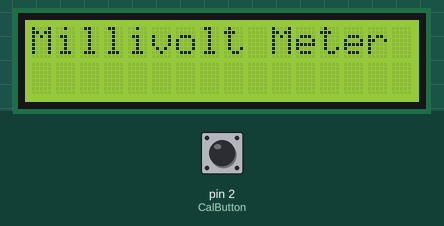
Simulated run of this sketch. Board: Arduino Nano, built with avr-gcc and run on an emulated ATmega328P. On the bench: 16×2 character LCD. Inputs (shaded band) come from the test bench; at power-on: pin 2 (CalButton) LOW.

Above: at 3.1 s.
At 5.3 s:
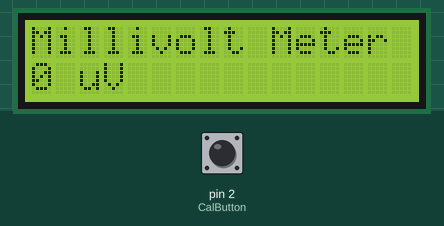
5.4 s: pin 2 (CalButton) pulled HIGH for 0.9 s
At 6.7 s:
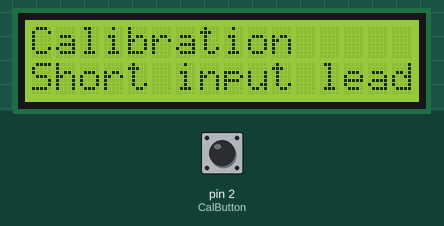
At 8.7 s:
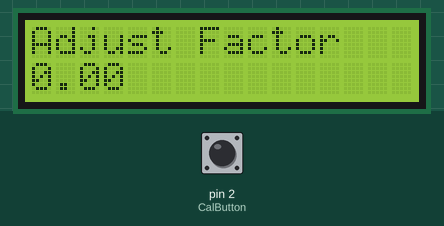
9.9 s: pin 2 (CalButton) pulled HIGH for 3.2 s
Timing chart, 0 to 12.9 s (numbered marks = the images above; inputs shaded):
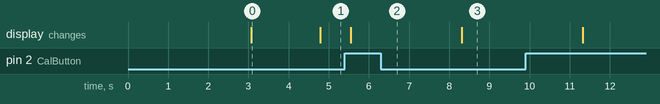

Measured:
- after the input at 5.4 s, the display: changes after 0.15 s (image 2)
- what the display in image 0 shows lasts 1.7 s, from 3.1 s to 4.8 s

The sketch:

LTC2400_voltmeter_software_ver3.ino
```cpp
//SCULLCOM HOBBY ELECTRONICS
//MILLIVOLT METER USING LTC2400 24bit ADC CHIP
//Software version 3.00
//4.096 volt precision reference (ADR4540)
//
// LCD RS pin to digital pin 8
// LCD Enable pin to digital pin 7
// LCD D4 pin to digital pin 6
// LCD D5 pin to digital pin 5
// LCD D6 pin to digital pin 4
// LCD D7 pin to digital pin 3
// LCD R/W pin connect to ground

//LTC2400 SCK to digital pin 13
//LTC2400 SDO to digital pin 12
//LTC2400 CS  to digital pin 10

//Calibration button to digital pin 2

#include <SPI.h>                         //include SPI library (Serial Peripheral Interface)
#include <LiquidCrystal.h>               //include LCD library


LiquidCrystal lcd(8, 7, 6, 5, 4, 3);     //initialize the library with the numbers of the interface pins

const int LTC_CS = 10;                   //set ADC chip select pin to Arduino pin 10
const int CalButton = 2;                 //set calibration button to use D2
long adcread;                            //reading from the ADC (LTC2400)
int CalSetup = 0;                        //calabration check
float cal = 0;                           //calibration adjustment factor
float volt;                              //voltage reading
float v_ref = 4.096;                     //Reference Voltage used
String v;                                //string to select V, mV or uV on display
float trim = 0;                          //calibration error trim factor
const int samples = 4;                   //set number of sample readings to take
int ct = 190;                            //ADC converstion time (plus additional program loop time)
int d = 0;                               //integer that holds number of decimal places displayed on LCD
int dV = 6;                              //set number of displayed decimal places on Volt range
int dmV = 2;                             //set number of displayed decimal places on MilliVolt range
int duV = 0;                             //set number of displayed decimal places on MicroVolt range

//***************************************************************************************************************
void setup() {

  pinMode (LTC_CS, OUTPUT);              //set LTC_CS (pin D10 on Arduino Nano) to OUTPUT mode
  digitalWrite(LTC_CS, HIGH);            //set LCT2400 chip select pin HIGH to disable

  SPI.begin();                           //initialise SPI bus
  SPI.setBitOrder(MSBFIRST);             //Sets the order of bits shifted out and in to SPI bus, MSBFIRST (most-significant bit first)
  SPI.setDataMode(SPI_MODE0);            //set SPI to Mode 0 (MOSI read on rising edge (CPLI=0) and SCK idle low (CPOL=0))
  SPI.setClockDivider(SPI_CLOCK_DIV16);  //divide Arduino clock by 16 to gave a 1 MHz SPI clock

  lcd.begin(16, 2);                      //set up the LCD's number of columns and rows
  lcd.setCursor(0,0);                    //set LCD cursor to column 0, row O (start of first line)
  lcd.print("    SCULLCOM");             //print SCULLCOM to display with 5 leading spaces (you can change to your own)
  lcd.setCursor(0,1);                    //set LCD cursor to column 0, row 1 (start of second line)
  lcd.print("Hobby Electronic");         //print Hobby Electronics to display (you can change to your own)
  delay(3000);                           //3000 mSec delay for intro display
  lcd.clear();                           //clear dislay
  lcd.setCursor(0,0);                    //set LCD cursor to column 0, row O (start of first line)
  lcd.print("Millivolt Meter");          //print Millivolt Meter to display

  for (int i=0;i<5;i++) {                //disregard the first few readings from ADC as they seem unstable?
   Spi_Read();
   delay(ct);
       }
  }

//***************************************************************************************

void loop() {

  CalSetup=digitalRead(CalButton);       //check if calibration button pressed
  if(CalSetup==HIGH)                     //if calibration button pressed (taken high to +5v)
  {
    Cal_Adjust();                        //go to Calibration sub-routine
    } else {                             //if calibration button not pressed continue with main loop

    lcd.setCursor(0, 1);                 //set LCD cursor to Column 0 and Row 1 (second row of LCD, first column)

  int i;
  long sum = 0;
  for (i=0; i<(samples); i++)            //loop to take sample readings
  {
    adcread = Spi_Read();                //read data from LTC2400 ADC
    delay(ct);                           //allow ADC converstion time
    sum += adcread;                      //sum equals running total
    }

  sum = sum /samples;                    //calculate average by dividing total readings value by number of samples taken
  sum = sum>>4;                          //shift result 4 places to the right to remove lowest 4 bits (sub LSB's)
  sum = sum - (cal - trim);              //add calibration factor (and trim factor if used)

  volt = sum;                            //result changed to a float type and named volt (represents number with fractions)
  volt = volt * 10;                      //muliply voltage reading by x10 to adjust for input resistor divider network
  volt = volt * v_ref / (16777216);      //convert reading in to Volts ready for the display (max scale 24 bit number)


   if (volt <0.001)                      //check if voltage reading is below 0.001 volt
  {
  volt = volt * 1000000;                 //if so multiply reading by 1000000 and display as MicroVolt
  v = "uV";                              //if below 0.001 volt use letters uV on display after voltage reading
  d = duV;                               //set display decimal places

    } else if (volt <1){                 //check if voltage reading is below 1 volt
    volt = volt * 1000;                  //if below 1 volt multiply by 1000 and display as Millivolt
    v = "mV";                            //if below 1 volt use letters mV on display after voltage reading
    d = dmV;                             //set display decimal places

      } else {
      v = "V";                           //if 1 volt or higher use letter V on display after voltage reading
      d = dV;                            //set display characters to show V
    }

  lcd.setCursor(0, 1);                   //set the LCD cursor to column 2, row 1 (second line of LCD display 3 positions in from left)
  lcd.print(volt,d);                     //print voltage as floating number to 6 decimal places
  lcd.print(" ");                        //add one blank space after voltage reading
  lcd.print(v);                          //print either uV, mV or V to LCD display (dependant on reading)
  lcd.print("    ");                     //add 4 blanking spaces to remove unwanted characters
     }
  }

 //***********************************************************************************************************************
long Spi_Read(void){                    //SPI(Serial Peripheral Interface) read sub-routine to read data form the LTC2400 ADC
                                        //and transfer 8 bits (1 byte) at a time - total of 4 bytes.
  long result = 0;                      //result represents rolling total of the bytes transferred
  long b;                               //b is result of reading ADC output bytes
  digitalWrite(LTC_CS, LOW);            //LTC2400 chip select pin taken low to allow data transfer from Adc
  delayMicroseconds(1);                 //timing delay but may not be required

  if (!(PINB & (1 << 4))) {             //check to see if ADC is ready


  b = SPI.transfer(0xff);               //transfer first byte most significant bits first.
  b &=0x0f;                             //discard first 4 status bits (bits 31 to 25) mask received data with binary 00001111
  result = b;                           //result after removing first 4 bits (replacing them with 0's)
  result <<= 8;                         //shift first byte left by 8 places
  b = SPI.transfer(0xff);               //transfer second byte most significant bits first.
  result |=b;                           //add second byte to first byte by using the OR function (now 12 bits)
  result = result<<8;                   //shift result left by 8 places
  b = SPI.transfer(0xff);               //transfer third byte most significant bits first.
  result |=b;                           //add third byte to result by using the OR function (now 20 bits)
  result = result<<8;                   //shift result left by 8 places
  b = SPI.transfer(0xff);               //transfer fourth byte most significant bits first.
  result |=b;                           //add fourth byte to result by using the OR function (now 28 bits)

  digitalWrite(LTC_CS, HIGH);           //LTC2400 chip select pin taken high disables ADC output.

  return(result);                       //return with result as the 28 bit data representing the voltage (including 4 sub LSB's)
  }
}
//****************************************************************************************************
long Cal_Adjust(void) {
  lcd.clear();
  lcd.setCursor(0,0);
  lcd.print("Calibration");
  lcd.setCursor(0,1);
  lcd.print("Short input lead");
  delay(2000);

  int i;
  long sum = 0;
  for (i=0; i<(samples); i++)           //loop to take sample readings
      {
    adcread = Spi_Read();               //read data from LTC2400 ADC
    delay(ct);
    sum += adcread;
    }

  sum = sum /samples;
  sum = sum>>4;                          //shift result 4 places to the right to remove lowest 4 bits
  cal = sum;
  lcd.clear();

  lcd.setCursor(0,0);
  lcd.print("Adjust Factor");
  lcd.setCursor(0,1);
  lcd.print(cal);
  delay(3000);
  lcd.clear();
  lcd.setCursor(0,0);
  lcd.print("Millivolt Meter");
  }

//**************************************************************************************************************************
```
